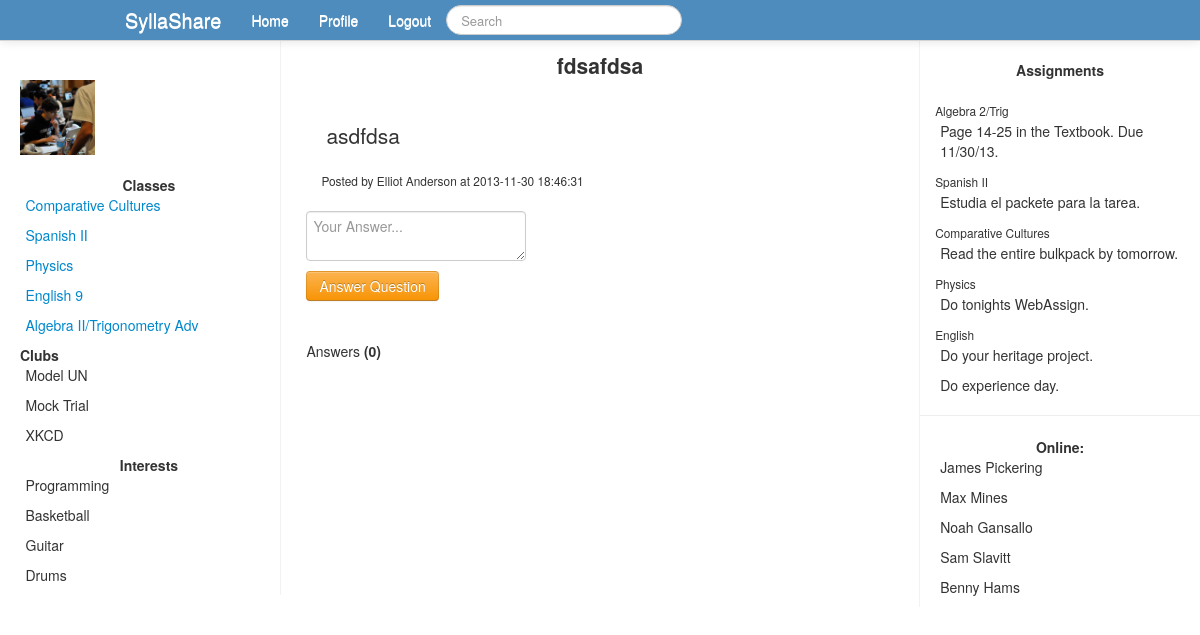
Screenshot of /question.php?id=7 (signed in) with the database file from the repository.
### tables this page shows
CREATE TABLE `class` (
  `id` int(11) NOT NULL AUTO_INCREMENT,
  `classid` int(11) NOT NULL,
  `userid` int(11) NOT NULL,
  PRIMARY KEY (`id`)
);

CREATE TABLE `classes` (
  `id` int(11) NOT NULL AUTO_INCREMENT,
  `name` varchar(60) NOT NULL,
  PRIMARY KEY (`id`)
);

CREATE TABLE `forumposts` (
  `id` int(11) NOT NULL AUTO_INCREMENT,
  `poster` int(11) NOT NULL,
  `classid` int(11) NOT NULL,
  `question` varchar(200) NOT NULL,
  `content` varchar(5000) NOT NULL,
  `timeposted` datetime NOT NULL,
  PRIMARY KEY (`id`)
);

CREATE TABLE `users` (
  `id` int(11) NOT NULL AUTO_INCREMENT,
  `firstname` varchar(40) NOT NULL,
  `lastname` varchar(40) NOT NULL,
  `email` varchar(255) NOT NULL,
  `password` varchar(36) NOT NULL,
  `activated` int(1) NOT NULL DEFAULT '0',
  `code` int(8) NOT NULL,
  `grade` int(2) NOT NULL,
  PRIMARY KEY (`id`)
);

### question.php (the view, shortened to what this page needs)
<?php
include_once('database.php');
$userid = $_SESSION['id'];
$questionid = $_GET['id'];
include_once('header.php');
?>
<div class="span6">
<?php
$getquestioninfo = "SELECT * FROM forumposts WHERE id=$questionid";
$getquestioninfor = mysqli_query($connect, $getquestioninfo);
while ($row = mysqli_fetch_assoc($getquestioninfor)){
	$poster = $row['poster'];
	$question = $row['question'];
	$content = $row['content'];
	$timeposted = $row['timeposted'];
}
$getposterinfo = "SELECT firstname,lastname FROM users WHERE id=$poster";
$getposterinfor = mysqli_query($connect, $getposterinfo);
while ($row = mysqli_fetch_assoc($getposterinfor)){
	$firstname = $row['firstname'];
	$lastname = $row['lastname'];
	$poster = $firstname.' '.$lastname;
}
echo '<center><h1 class="lead"><b>'.$question.'</b></h1><br /></center>';
echo '<p class="lead">'.$content.'</p><small>Posted by '.$poster.' at '.$timeposted.'</small><br />';
echo '<br />';
echo '<form action="question.php?id='.$questionid.'" method="POST">
<textarea name="comment" placeholder="Your Answer..." class="form-control"></textarea><br />
<input type="submit" value="Answer Question" class="btn btn-warning" /></form>';
$getcomments = "SELECT * FROM forumcomment WHERE postid=$questionid";
$runcomments = mysqli_query($connect, $getcomments);
echo '<br />Answers <b>('.mysqli_num_rows($runcomments).')</b><br />';
?>
</div>
<?php
include_once('rightbar.php');
?>

### header.php (shortened to what this page needs)
<!DOCTYPE html>
<html lang="en">
<head>
<link href="css/bootstrap.min.css" rel="stylesheet" />
</head>
<body>
<div class="navbar navbar-fixed-top" >
	<div class="navbar-inner">
		<div class="container" >
			<ul class="nav">
				<li>
					<a class="brand" href="#">SyllaShare</a>
				</li>
				<?php
				if (!isset($_SESSION['id'])){
					?>
					<form action="login.php" method="POST" class="navbar-form pull-left">
						<input type="email" name="logemail" placeholder="Email" />
						<input type="password" name="logpassword" placeholder="Password" />
						<input type="submit" value="Log In" />
					</form>
					<?
				} else {
				?>
				<li><a href="home.php">Home</a></li>
				<li><a href="#">Profile</a></li>
				<form class="navbar-search pull-right">
					<input type="text" class="search-query" name="q" placeholder="Search" />
				</form>
				<li><a href="logout.php">Logout</a></li>
				<? }?>
			</ul>
		</div>
	</div>
</div>
<?
if (isset($_SESSION['id'])){
	?>
<br /><br />
<div class="row-fluid" style="height: 100%;">
<div class="span3" style="padding-left: 20px; padding-right: 2px; border-right: 1px solid #f2f2f2;">
<div class="innercontent" >
<br />
<p class="lead">
<div id="pic-right" style="float: right;padding-right: 35px; padding-top: 50px; position: relative; ">
</div>
<div class="pic-left" style="position: relative;" >
<img src="propic.jpg" height="75" width="75" />
</div>
<br />
<center>
<b>Classes</b><br />
</center>
<?php
$getclasses = "SELECT * FROM class WHERE userid=$userid";
$runclasses = mysqli_query($connect, $getclasses);
while ($row = mysqli_fetch_assoc($runclasses)){
	$classid = $row['classid'];
	$getclassinfo = "SELECT name FROM classes WHERE id=$classid";
	$runclassinfo = mysqli_query($connect, $getclassinfo);
	while ($row2 = mysqli_fetch_assoc($runclassinfo)){
		$classname = $row2['name'];
	}
	echo '<span class="spanright"><a href="class.php?id='.$classid.'">'.$classname.'</a></span><br />';
}
?>
<b>Clubs</b><br />
<span class="spanright">Model UN</span><br />
<span class="spanright">Mock Trial</span><br />
<span class="spanright">XKCD</span><br />
<br />
<center>
<b>Interests</b><br />
<span class="spanright">Programming</span><br />
<span class="spanright">Basketball</span><br />
<span class="spanright">Guitar</span><br />
<span class="spanright">Drums</span><br />
</center>
</p>
</div>
</div>
<?php
}
?>

### header.php (style rules this page uses)
.navbar-inner { background-color: #4d8cbc; background-image: none; color: #FFFFFF; }
.navbar .nav > li > a { color: #FFFFFF; }
.spanright { text-align: left; padding-right: 4px; }

### rightbar.php (style rules this page uses)
small { padding-left: 15px; }
p { padding-left: 20px; }

### rows the page displays
class: classid.name "Comparative Cultures"
class: classid.name "Spanish II"
class: classid.name "Physics"
class: classid.name "English 9"
class: classid.name "Algebra II/Trigonometry Adv"
forumposts: question "fdsafdsa", content "asdfdsa", timeposted "2013-11-30 18:46:31"
users: poster "Elliot Anderson"

### other values shown
mysqli_num_rows($runcomments) "0"
